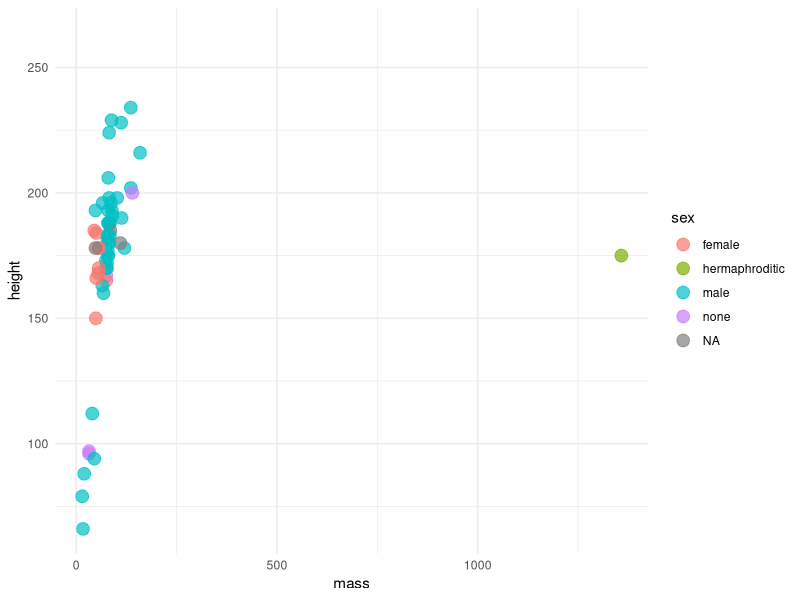

Here is the R script that generated this plot:
## ---- chunk 1
1 + 1
## ---- chunk 2
#| code-fold: true
library(tidyverse)
ggplot(starwars) +
  geom_point(aes(x = mass, y = height, color = sex), size = 4,
             alpha = 0.7) + 
  theme_minimal()
## ---- chunk 3
x <- 1
